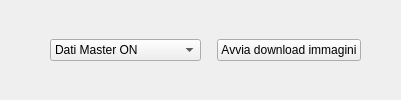
           <widget class="QWidget" name="widget_3" native="true">
            <layout class="QHBoxLayout" name="horizontalLayout_12">
             <property name="leftMargin">
              <number>0</number>
             </property>
             <property name="topMargin">
              <number>0</number>
             </property>
             <property name="rightMargin">
              <number>0</number>
             </property>
             <property name="bottomMargin">
              <number>0</number>
             </property>
             <item>
              <spacer name="horizontalSpacer">
               <property name="orientation">
                <enum>Qt::Horizontal</enum>
               </property>
               <property name="sizeHint" stdset="0">
                <size>
                 <width>40</width>
                 <height>20</height>
                </size>
               </property>
              </spacer>
             </item>
             <item>
              <widget class="QFrame" name="frame_3">
               <property name="sizePolicy">
                <sizepolicy hsizetype="Fixed" vsizetype="Fixed">
                 <horstretch>0</horstretch>
                 <verstretch>0</verstretch>
                </sizepolicy>
               </property>
               <property name="minimumSize">
                <size>
                 <width>171</width>
                 <height>31</height>
                </size>
               </property>
               <property name="frameShape">
                <enum>QFrame::NoFrame</enum>
               </property>
               <property name="frameShadow">
                <enum>QFrame::Raised</enum>
               </property>
               <property name="midLineWidth">
                <number>0</number>
               </property>
               <widget class="QWidget" name="layoutWidget">
                <property name="geometry">
                 <rect>
                  <x>10</x>
                  <y>0</y>
                  <width>151</width>
                  <height>32</height>
                 </rect>
                </property>
                <layout class="QHBoxLayout" name="horizontalLayout_8">
                 <item>
                  <widget class="QComboBox" name="cbox_enableData">
                   <property name="palette">
                    <palette>
                     <active>
                      <colorrole role="WindowText">
                       <brush brushstyle="SolidPattern">
                        <color alpha="255">
                         <red>0</red>
                         <green>0</green>
                         <blue>0</blue>
                        </color>
                       </brush>
                      </colorrole>
                      <colorrole role="Text">
                       <brush brushstyle="SolidPattern">
                        <color alpha="255">
                         <red>0</red>
                         <green>0</green>
                         <blue>0</blue>
                        </color>
                       </brush>
                      </colorrole>
                      <colorrole role="ButtonText">
                       <brush brushstyle="SolidPattern">
                        <color alpha="255">
                         <red>0</red>
                         <green>0</green>
                         <blue>0</blue>
                        </color>
                       </brush>
                      </colorrole>
                      <colorrole role="Base">
                       <brush brushstyle="SolidPattern">
                        <color alpha="255">
                         <red>188</red>
                         <green>188</green>
                         <blue>188</blue>
                        </color>
                       </brush>
                      </colorrole>
                     </active>
                     <inactive>
                      <colorrole role="WindowText">
                       <brush brushstyle="SolidPattern">
                        <color alpha="255">
                         <red>0</red>
                         <green>0</green>
                         <blue>0</blue>
                        </color>
                       </brush>
                      </colorrole>
                      <colorrole role="Text">
                       <brush brushstyle="SolidPattern">
                        <color alpha="255">
                         <red>0</red>
                         <green>0</green>
                         <blue>0</blue>
                        </color>
                       </brush>
                      </colorrole>
                      <colorrole role="ButtonText">
                       <brush brushstyle="SolidPattern">
                        <color alpha="255">
                         <red>0</red>
                         <green>0</green>
                         <blue>0</blue>
                        </color>
                       </brush>
                      </colorrole>
                      <colorrole role="Base">
                       <brush brushstyle="SolidPattern">
                        <color alpha="255">
                         <red>188</red>
                         <green>188</green>
                         <blue>188</blue>
                        </color>
                       </brush>
                      </colorrole>
                     </inactive>
                     <disabled>
                      <colorrole role="WindowText">
                       <brush brushstyle="SolidPattern">
                        <color alpha="255">
                         <red>0</red>
                         <green>0</green>
                         <blue>0</blue>
                        </color>
                       </brush>
                      </colorrole>
                      <colorrole role="Text">
                       <brush brushstyle="SolidPattern">
                        <color alpha="255">
                         <red>0</red>
                         <green>0</green>
                         <blue>0</blue>
                        </color>
                       </brush>
                      </colorrole>
                      <colorrole role="ButtonText">
                       <brush brushstyle="SolidPattern">
                        <color alpha="255">
                         <red>0</red>
                         <green>0</green>
                         <blue>0</blue>
                        </color>
                       </brush>
                      </colorrole>
                      <colorrole role="Base">
                       <brush brushstyle="SolidPattern">
                        <color alpha="255">
                         <red>0</red>
                         <green>0</green>
                         <blue>0</blue>
                        </color>
                       </brush>
                      </colorrole>
                     </disabled>
                    </palette>
                   </property>
                   <property name="styleSheet">
                    <string notr="true">QComboBox {color:black};</string>
                   </property>
                   <item>
                    <property name="text">
                     <string>Dati Master ON</string>
                    </property>
                   </item>
                   <item>
                    <property name="text">
                     <string>Dati Master OFF</string>
                    </property>
                   </item>
                  </widget>
                 </item>
                </layout>
               </widget>
              </widget>
             </item>
             <item>
              <widget class="QPushButton" name="refreshImage">
               <property name="sizePolicy">
                <sizepolicy hsizetype="Fixed" vsizetype="Fixed">
                 <horstretch>0</horstretch>
                 <verstretch>0</verstretch>
                </sizepolicy>
               </property>
               <property name="styleSheet">
                <string notr="true">QWidget{color:black;}</string>
               </property>
               <property name="text">
                <string>Avvia download immagini</string>
               </property>
               <property name="icon">
                <iconset>
                 <normaloff>../Res/refresh copia.gif</normaloff>../Res/refresh copia.gif</iconset>
               </property>
               <property name="iconSize">
                <size>
                 <width>20</width>
                 <height>20</height>
                </size>
               </property>
              </widget>
             </item>
             <item>
              <spacer name="horizontalSpacer_2">
               <property name="orientation">
                <enum>Qt::Horizontal</enum>
               </property>
               <property name="sizeHint" stdset="0">
                <size>
                 <width>40</width>
                 <height>20</height>
                </size>
               </property>
              </spacer>
             </item>
            </layout>
           </widget>
